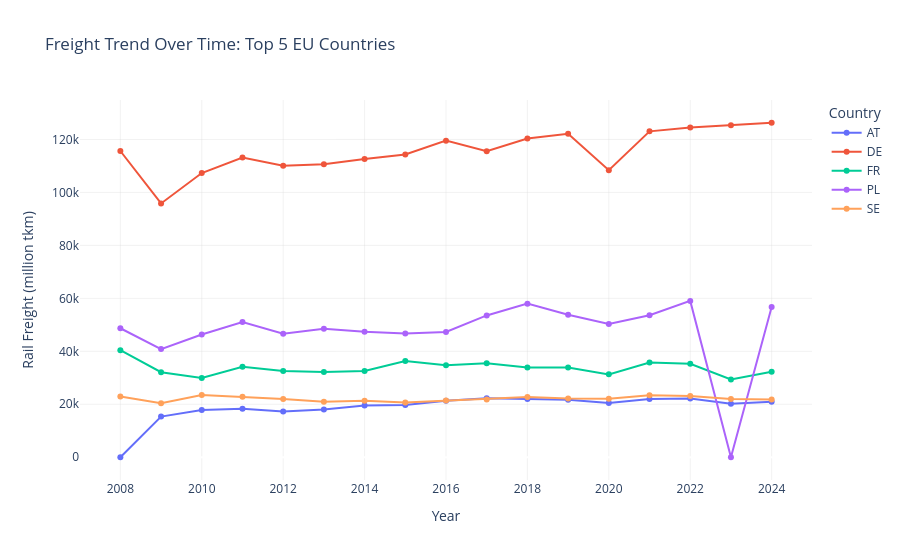

Notebook cell for this chart:
### Markdown cell above
This comparison highlights the stark difference in rail freight volumes between the largest and smallest contributors in the EU rail network. Germany again stands out as the dominant player, followed by Poland, France, Sweden, and Austria. These countries have strong industrial bases, major logistics hubs, and well-developed freight rail corridors, which explains their high rail freight volumes.

In contrast, the bottom 5 countries — Denmark, Belgium, Greece, Luxembourg, and Ireland — contribute significantly less to total EU rail freight. Smaller land area, lower industrial output, limited freight-rail networks, or greater reliance on maritime/road transport can explain these low volumes. For example, Ireland’s freight rail network is minimal and largely focused on passenger transport, while Luxembourg’s small territory naturally limits freight movements

### Code cell
# Analyzing freight trends over time for the top 5 countries
top5 = total_freight.sort_values(by="million_tkm", ascending=False).head(5)["country"].tolist()
df_top5 = df[df["country"].isin(top5)]
df_top5_yearly = df_top5.groupby(["year","country"])["million_tkm"].sum().reset_index()

# Plotly line chart
fig = px.line(
    df_top5_yearly,
    x="year",
    y="million_tkm",
    color="country",
    title="Freight Trend Over Time: Top 5 EU Countries",
    markers=True
)

fig.update_layout(
    xaxis_title="Year",
    yaxis_title="Rail Freight (million tkm)",
    plot_bgcolor="white",
    legend_title="Country",
    font=dict(size=12),
)

fig.update_xaxes(showgrid=True, gridwidth=0.3, gridcolor="lightgrey")
fig.update_yaxes(showgrid=True, gridwidth=0.3, gridcolor="lightgrey")

fig.show()

### Figure 1 — Plotly figure (JSON) as saved in the notebook; plotly's stock layout.template omitted (floating-point values rounded to 4 significant figures)
{"data": [{"hovertemplate": "country=AT<br>year=%{x}<br>million_tkm=%{y}<extra></extra>", "legendgroup": "AT", "line": {"color": "#636efa", "dash": "solid"}, "marker": {"symbol": "circle"}, "mode": "lines+markers", "name": "AT", "orientation": "v", "showlegend": true, "type": "scatter", "x": [2008, 2009, 2010, 2011, 2012, 2013, 2014, 2015, 2016, 2017, 2018, 2019, 2020, 2021, 2022, 2023, 2024], "xaxis": "x", "y": [0, 15355, 17886, 18288, 17269, 18012, 19522, 19736, 21361, 22256, 21996, 21736, 20498, 21980, 22167, 20205, 20997], "yaxis": "y"}, {"hovertemplate": "country=DE<br>year=%{x}<br>million_tkm=%{y}<extra></extra>", "legendgroup": "DE", "line": {"color": "#EF553B", "dash": "solid"}, "marker": {"symbol": "circle"}, "mode": "lines+markers", "name": "DE", "orientation": "v", "showlegend": true, "type": "scatter", "x": [2008, 2009, 2010, 2011, 2012, 2013, 2014, 2015, 2016, 2017, 2018, 2019, 2020, 2021, 2022, 2023, 2024], "xaxis": "x", "y": [115652, 95834, 107317, 113160, 110065, 110655, 112629, 114341, 119562, 115576, 120357, 122190, 108406, 123067, 124553, 125364, 126320], "yaxis": "y"}, {"hovertemplate": "country=FR<br>year=%{x}<br>million_tkm=%{y}<extra></extra>", "legendgroup": "FR", "line": {"color": "#00cc96", "dash": "solid"}, "marker": {"symbol": "circle"}, "mode": "lines+markers", "name": "FR", "orientation": "v", "showlegend": true, "type": "scatter", "x": [2008, 2009, 2010, 2011, 2012, 2013, 2014, 2015, 2016, 2017, 2018, 2019, 2020, 2021, 2022, 2023, 2024], "xaxis": "x", "y": [40436, 32129, 29965, 34202, 32539, 32230, 32596, 36328, 34714, 35481, 33850, 33909, 31297, 35770, 35282, 29399, 32249], "yaxis": "y"}, {"hovertemplate": "country=PL<br>year=%{x}<br>million_tkm=%{y}<extra></extra>", "legendgroup": "PL", "line": {"color": "#ab63fa", "dash": "solid"}, "marker": {"symbol": "circle"}, "mode": "lines+markers", "name": "PL", "orientation": "v", "showlegend": true, "type": "scatter", "x": [2008, 2009, 2010, 2011, 2012, 2013, 2014, 2015, 2016, 2017, 2018, 2019, 2020, 2021, 2022, 2023, 2024], "xaxis": "x", "y": [48715, 40840, 46355, 51095, 46672, 48544, 47439, 46753, 47342, 53554, 58011, 53840, 50365, 53608, 59031, 0, 56713], "yaxis": "y"}, {"hovertemplate": "country=SE<br>year=%{x}<br>million_tkm=%{y}<extra></extra>", "legendgroup": "SE", "line": {"color": "#FFA15A", "dash": "solid"}, "marker": {"symbol": "circle"}, "mode": "lines+markers", "name": "SE", "orientation": "v", "showlegend": true, "type": "scatter", "x": [2008, 2009, 2010, 2011, 2012, 2013, 2014, 2015, 2016, 2017, 2018, 2019, 2020, 2021, 2022, 2023, 2024], "xaxis": "x", "y": [22924, 20389, 23464, 22864, 22043, 20970, 21296, 20699, 21406, 21838, 22794, 22222, 22094, 23449, 23161, 21953, 21789], "yaxis": "y"}], "layout": {"font": {"size": 12}, "legend": {"title": {"text": "Country"}, "tracegroupgap": 0}, "plot_bgcolor": "white", "title": {"text": "Freight Trend Over Time: Top 5 EU Countries"}, "xaxis": {"anchor": "y", "domain": [0, 1], "gridcolor": "lightgrey", "gridwidth": 0.3, "showgrid": true, "title": {"text": "Year"}}, "yaxis": {"anchor": "x", "domain": [0, 1], "gridcolor": "lightgrey", "gridwidth": 0.3, "showgrid": true, "title": {"text": "Rail Freight (million tkm)"}}}}
